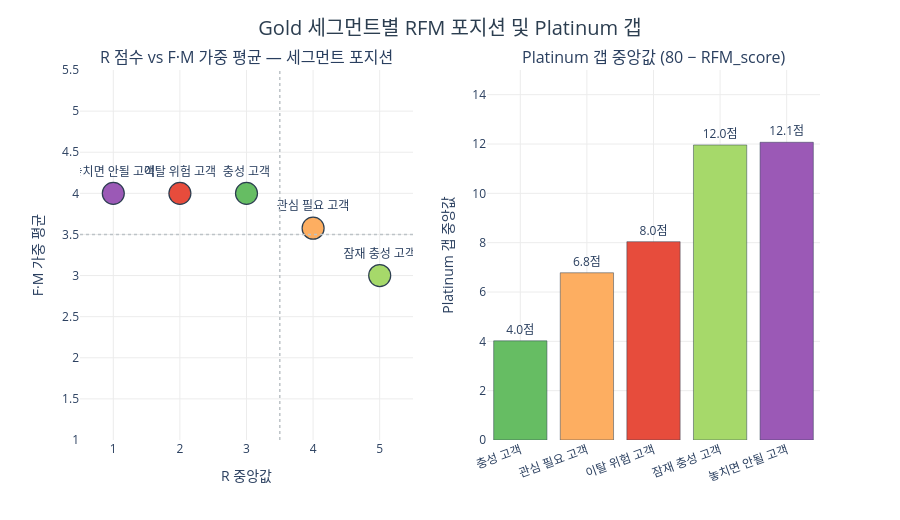

Here is the notebook cell this chart was saved with:
### Code cell
seg_order_h3 = ['충성 고객', '잠재 충성 고객', '관심 필요 고객', '이탈 위험 고객', '놓치면 안될 고객']

fig = make_subplots(
    rows=1, cols=2,
    subplot_titles=[
        'R 점수 vs F·M 가중 평균 — 세그먼트 포지션',
        'Platinum 갭 중앙값 (80 − RFM_score)'
    ],
    column_widths=[0.5, 0.5]
)

for seg in seg_order_h3:
    row = seg_rfm_stats[seg_rfm_stats['세그먼트'] == seg].iloc[0]
    fm_weighted = (row['F_중앙값'] * 0.339 + row['M_중앙값'] * 0.460) / (0.339 + 0.460)
    fig.add_trace(go.Scatter(
        x=[row['R_중앙값']],
        y=[fm_weighted],
        mode='markers+text',
        name=seg,
        marker=dict(
            color=seg_color_gold.get(seg, '#dfe6e9'),
            size=22,
            line=dict(color='#2c3e50', width=1.2)
        ),
        text=[seg],
        textposition='top center',
        showlegend=False
    ), row=1, col=1)

fig.add_vline(x=3.5, line_dash='dot', line_color='#bdc3c7', line_width=1.5, row=1, col=1)
fig.add_hline(y=3.5, line_dash='dot', line_color='#bdc3c7', line_width=1.5, row=1, col=1)

for _, row in h3_gap.iterrows():
    seg = row['세그먼트']
    fig.add_trace(go.Bar(
        x=[seg],
        y=[row['갭_중앙값']],
        text=[f"{row['갭_중앙값']:.1f}점"],
        textposition='outside',
        marker=dict(color=seg_color_gold.get(seg, '#dfe6e9'), line=dict(color='#2c3e50', width=0.5)),
        showlegend=False
    ), row=1, col=2)

fig.update_layout(
    title=dict(
        text='Gold 세그먼트별 RFM 포지션 및 Platinum 갭',
        font=dict(size=20, color='#2c3e50'), x=0.5, xanchor='center'
    ),
    plot_bgcolor='white',
    height=520,
    margin=dict(t=70)
)
fig.update_xaxes(gridcolor='#ececec')
fig.update_yaxes(gridcolor='#ececec')
fig.update_xaxes(title_text='R 중앙값', range=[0.5, 5.5], row=1, col=1)
fig.update_yaxes(title_text='F·M 가중 평균', range=[1, 5.5], row=1, col=1)
fig.update_xaxes(tickangle=-20, row=1, col=2)
fig.update_yaxes(title_text='Platinum 갭 중앙값', range=[0, 15], row=1, col=2)
fig.show()

### Figure 1 — Plotly figure (JSON) as saved in the notebook; plotly's stock layout.template omitted (floating-point values rounded to 4 significant figures)
{"data": [{"marker": {"color": "#66bd63", "line": {"color": "#2c3e50", "width": 1.2}, "size": 22}, "mode": "markers+text", "name": "충성 고객", "showlegend": false, "text": ["충성 고객"], "textposition": "top center", "type": "scatter", "x": [3], "xaxis": "x", "y": [4], "yaxis": "y"}, {"marker": {"color": "#a6d96a", "line": {"color": "#2c3e50", "width": 1.2}, "size": 22}, "mode": "markers+text", "name": "잠재 충성 고객", "showlegend": false, "text": ["잠재 충성 고객"], "textposition": "top center", "type": "scatter", "x": [5], "xaxis": "x", "y": [3], "yaxis": "y"}, {"marker": {"color": "#fdae61", "line": {"color": "#2c3e50", "width": 1.2}, "size": 22}, "mode": "markers+text", "name": "관심 필요 고객", "showlegend": false, "text": ["관심 필요 고객"], "textposition": "top center", "type": "scatter", "x": [4], "xaxis": "x", "y": [3.576], "yaxis": "y"}, {"marker": {"color": "#e74c3c", "line": {"color": "#2c3e50", "width": 1.2}, "size": 22}, "mode": "markers+text", "name": "이탈 위험 고객", "showlegend": false, "text": ["이탈 위험 고객"], "textposition": "top center", "type": "scatter", "x": [2], "xaxis": "x", "y": [4], "yaxis": "y"}, {"marker": {"color": "#9b59b6", "line": {"color": "#2c3e50", "width": 1.2}, "size": 22}, "mode": "markers+text", "name": "놓치면 안될 고객", "showlegend": false, "text": ["놓치면 안될 고객"], "textposition": "top center", "type": "scatter", "x": [1], "xaxis": "x", "y": [4], "yaxis": "y"}, {"marker": {"color": "#66bd63", "line": {"color": "#2c3e50", "width": 0.5}}, "showlegend": false, "text": ["4.0점"], "textposition": "outside", "type": "bar", "x": ["충성 고객"], "xaxis": "x2", "y": [4.02], "yaxis": "y2"}, {"marker": {"color": "#fdae61", "line": {"color": "#2c3e50", "width": 0.5}}, "showlegend": false, "text": ["6.8점"], "textposition": "outside", "type": "bar", "x": ["관심 필요 고객"], "xaxis": "x2", "y": [6.78], "yaxis": "y2"}, {"marker": {"color": "#e74c3c", "line": {"color": "#2c3e50", "width": 0.5}}, "showlegend": false, "text": ["8.0점"], "textposition": "outside", "type": "bar", "x": ["이탈 위험 고객"], "xaxis": "x2", "y": [8.04], "yaxis": "y2"}, {"marker": {"color": "#a6d96a", "line": {"color": "#2c3e50", "width": 0.5}}, "showlegend": false, "text": ["12.0점"], "textposition": "outside", "type": "bar", "x": ["잠재 충성 고객"], "xaxis": "x2", "y": [11.96], "yaxis": "y2"}, {"marker": {"color": "#9b59b6", "line": {"color": "#2c3e50", "width": 0.5}}, "showlegend": false, "text": ["12.1점"], "textposition": "outside", "type": "bar", "x": ["놓치면 안될 고객"], "xaxis": "x2", "y": [12.07], "yaxis": "y2"}], "layout": {"annotations": [{"font": {"size": 16}, "showarrow": false, "text": "R 점수 vs F·M 가중 평균 — 세그먼트 포지션", "x": 0.225, "xanchor": "center", "xref": "paper", "y": 1, "yanchor": "bottom", "yref": "paper"}, {"font": {"size": 16}, "showarrow": false, "text": "Platinum 갭 중앙값 (80 − RFM_score)", "x": 0.775, "xanchor": "center", "xref": "paper", "y": 1, "yanchor": "bottom", "yref": "paper"}], "height": 520, "margin": {"t": 70}, "plot_bgcolor": "white", "shapes": [{"line": {"color": "#bdc3c7", "dash": "dot", "width": 1.5}, "type": "line", "x0": 3.5, "x1": 3.5, "xref": "x", "y0": 0, "y1": 1, "yref": "y domain"}, {"line": {"color": "#bdc3c7", "dash": "dot", "width": 1.5}, "type": "line", "x0": 0, "x1": 1, "xref": "x domain", "y0": 3.5, "y1": 3.5, "yref": "y"}], "title": {"font": {"color": "#2c3e50", "size": 20}, "text": "Gold 세그먼트별 RFM 포지션 및 Platinum 갭", "x": 0.5, "xanchor": "center"}, "xaxis": {"anchor": "y", "domain": [0, 0.45], "gridcolor": "#ececec", "range": [0.5, 5.5], "title": {"text": "R 중앙값"}}, "xaxis2": {"anchor": "y2", "domain": [0.55, 1], "gridcolor": "#ececec", "tickangle": -20}, "yaxis": {"anchor": "x", "domain": [0, 1], "gridcolor": "#ececec", "range": [1, 5.5], "title": {"text": "F·M 가중 평균"}}, "yaxis2": {"anchor": "x2", "domain": [0, 1], "gridcolor": "#ececec", "range": [0, 15], "title": {"text": "Platinum 갭 중앙값"}}}}
